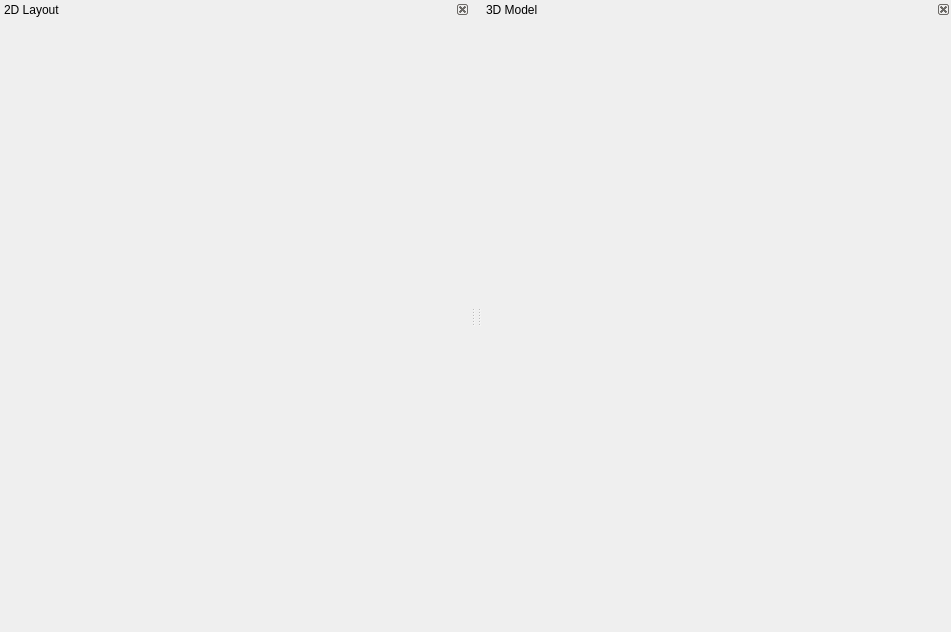
<?xml version="1.0" encoding="UTF-8"?>
<ui version="4.0">
 <class>MainWindow</class>
 <widget class="QMainWindow" name="MainWindow">
  <property name="geometry">
   <rect>
    <x>0</x>
    <y>0</y>
    <width>951</width>
    <height>632</height>
   </rect>
  </property>
  <property name="windowTitle">
   <string>Ivo</string>
  </property>
  <property name="windowIcon">
   <iconset resource="../res.qrc">
    <normaloff>:/icons/icons/stupid_logo.png</normaloff>:/icons/icons/stupid_logo.png</iconset>
  </property>
  <property name="styleSheet">
   <string notr="true">QMainWindow[IvoMain=&quot;true&quot;] {background-color: lightgrey; }</string>
  </property>
  <property name="dockOptions">
   <set>QMainWindow::AllowNestedDocks|QMainWindow::AllowTabbedDocks|QMainWindow::AnimatedDocks</set>
  </property>
  <property name="IvoMain" stdset="0">
   <bool>true</bool>
  </property>
  <widget class="QWidget" name="centralWidget">
   <property name="enabled">
    <bool>false</bool>
   </property>
   <property name="sizePolicy">
    <sizepolicy hsizetype="Fixed" vsizetype="Fixed">
     <horstretch>0</horstretch>
     <verstretch>0</verstretch>
    </sizepolicy>
   </property>
   <property name="maximumSize">
    <size>
     <width>0</width>
     <height>0</height>
    </size>
   </property>
   <layout class="QHBoxLayout" name="horizontalLayout">
    <property name="spacing">
     <number>0</number>
    </property>
    <property name="leftMargin">
     <number>0</number>
    </property>
    <property name="topMargin">
     <number>0</number>
    </property>
    <property name="rightMargin">
     <number>0</number>
    </property>
    <property name="bottomMargin">
     <number>0</number>
    </property>
   </layout>
  </widget>
  <widget class="QDockWidget" name="dockWidget3D">
   <property name="sizePolicy">
    <sizepolicy hsizetype="Preferred" vsizetype="Preferred">
     <horstretch>0</horstretch>
     <verstretch>0</verstretch>
    </sizepolicy>
   </property>
   <property name="styleSheet">
    <string notr="true"/>
   </property>
   <property name="floating">
    <bool>false</bool>
   </property>
   <property name="features">
    <set>QDockWidget::DockWidgetClosable|QDockWidget::DockWidgetMovable</set>
   </property>
   <property name="windowTitle">
    <string>3D Model</string>
   </property>
   <attribute name="dockWidgetArea">
    <number>2</number>
   </attribute>
   <widget class="CRenWin3D" name="frameLeft"/>
  </widget>
  <widget class="QDockWidget" name="dockWidget2D">
   <property name="sizePolicy">
    <sizepolicy hsizetype="Preferred" vsizetype="Preferred">
     <horstretch>0</horstretch>
     <verstretch>0</verstretch>
    </sizepolicy>
   </property>
   <property name="styleSheet">
    <string notr="true"/>
   </property>
   <property name="features">
    <set>QDockWidget::DockWidgetClosable|QDockWidget::DockWidgetMovable</set>
   </property>
   <property name="allowedAreas">
    <set>Qt::AllDockWidgetAreas</set>
   </property>
   <property name="windowTitle">
    <string>2D Layout</string>
   </property>
   <attribute name="dockWidgetArea">
    <number>1</number>
   </attribute>
   <widget class="CRenWin2D" name="frameRight"/>
  </widget>
  <action name="actionOpen_obj">
   <property name="icon">
    <iconset resource="../res.qrc">
     <normaloff>:/icons/icons/48px-Document-new.png</normaloff>:/icons/icons/48px-Document-new.png</iconset>
   </property>
   <property name="text">
    <string>&amp;New</string>
   </property>
   <property name="toolTip">
    <string>New Model</string>
   </property>
  </action>
  <action name="actionSave_As">
   <property name="icon">
    <iconset resource="../res.qrc">
     <normaloff>:/icons/icons/48px-Document-save-as.png</normaloff>:/icons/icons/48px-Document-save-as.png</iconset>
   </property>
   <property name="text">
    <string>Save &amp;As</string>
   </property>
  </action>
  <action name="actionSave">
   <property name="icon">
    <iconset resource="../res.qrc">
     <normaloff>:/icons/icons/48px-Document-save.png</normaloff>:/icons/icons/48px-Document-save.png</iconset>
   </property>
   <property name="text">
    <string>&amp;Save</string>
   </property>
  </action>
  <action name="actionLoad_Texture">
   <property name="icon">
    <iconset resource="../res.qrc">
     <normaloff>:/icons/icons/48px-Image-x-generic.png</normaloff>:/icons/icons/48px-Image-x-generic.png</iconset>
   </property>
   <property name="text">
    <string>&amp;Materials</string>
   </property>
   <property name="toolTip">
    <string>Browse current model's materials and assign textures</string>
   </property>
   <property name="shortcut">
    <string>Ctrl+T</string>
   </property>
  </action>
  <action name="actionAbout">
   <property name="icon">
    <iconset resource="../res.qrc">
     <normaloff>:/icons/icons/Help-browser.png</normaloff>:/icons/icons/Help-browser.png</iconset>
   </property>
   <property name="text">
    <string>&amp;About</string>
   </property>
  </action>
  <action name="actionModeRotate">
   <property name="checkable">
    <bool>true</bool>
   </property>
   <property name="checked">
    <bool>false</bool>
   </property>
   <property name="icon">
    <iconset resource="../res.qrc">
     <normaloff>:/icons/icons/48px-View-refresh.png</normaloff>:/icons/icons/48px-View-refresh.png</iconset>
   </property>
   <property name="text">
    <string>Rotate</string>
   </property>
   <property name="toolTip">
    <string>Rotate</string>
   </property>
   <property name="shortcut">
    <string>2</string>
   </property>
  </action>
  <action name="actionModeSnap">
   <property name="checkable">
    <bool>true</bool>
   </property>
   <property name="icon">
    <iconset resource="../res.qrc">
     <normaloff>:/icons/icons/48px-Go-bottom.png</normaloff>:/icons/icons/48px-Go-bottom.png</iconset>
   </property>
   <property name="text">
    <string>Edges</string>
   </property>
   <property name="toolTip">
    <string>Join/Break edges</string>
   </property>
   <property name="shortcut">
    <string>3</string>
   </property>
   <property name="shortcutContext">
    <enum>Qt::WindowShortcut</enum>
   </property>
  </action>
  <action name="actionModeMove">
   <property name="checkable">
    <bool>true</bool>
   </property>
   <property name="checked">
    <bool>true</bool>
   </property>
   <property name="icon">
    <iconset resource="../res.qrc">
     <normaloff>:/icons/icons/Move_mode.png</normaloff>:/icons/icons/Move_mode.png</iconset>
   </property>
   <property name="text">
    <string>Move</string>
   </property>
   <property name="toolTip">
    <string>Move</string>
   </property>
   <property name="shortcut">
    <string>1</string>
   </property>
   <property name="shortcutContext">
    <enum>Qt::WindowShortcut</enum>
   </property>
   <property name="iconVisibleInMenu">
    <bool>true</bool>
   </property>
  </action>
  <action name="actionModeFlaps">
   <property name="checkable">
    <bool>true</bool>
   </property>
   <property name="icon">
    <iconset resource="../res.qrc">
     <normaloff>:/icons/icons/Flaps_mode.png</normaloff>:/icons/icons/Flaps_mode.png</iconset>
   </property>
   <property name="text">
    <string>Flaps</string>
   </property>
   <property name="toolTip">
    <string>Switch flaps</string>
   </property>
   <property name="shortcut">
    <string>4</string>
   </property>
  </action>
  <action name="actionExport_Sheets">
   <property name="icon">
    <iconset resource="../res.qrc">
     <normaloff>:/icons/icons/48px-Printer.png</normaloff>:/icons/icons/48px-Printer.png</iconset>
   </property>
   <property name="text">
    <string>E&amp;xport</string>
   </property>
   <property name="toolTip">
    <string>Export Sheets</string>
   </property>
  </action>
  <action name="actionSettings">
   <property name="icon">
    <iconset resource="../res.qrc">
     <normaloff>:/icons/icons/48px-Preferences-system.png</normaloff>:/icons/icons/48px-Preferences-system.png</iconset>
   </property>
   <property name="text">
    <string>Settings</string>
   </property>
   <property name="iconText">
    <string>Settings</string>
   </property>
   <property name="toolTip">
    <string>Edit rendering, paper and export settings</string>
   </property>
  </action>
  <action name="actionZoom_fit">
   <property name="icon">
    <iconset resource="../res.qrc">
     <normaloff>:/icons/icons/48px-View-zoom-fit.png</normaloff>:/icons/icons/48px-View-zoom-fit.png</iconset>
   </property>
   <property name="text">
    <string>&amp;Zoom</string>
   </property>
   <property name="iconText">
    <string>Zoom</string>
   </property>
   <property name="toolTip">
    <string>Zoom all windows</string>
   </property>
  </action>
  <action name="actionZoom_2D">
   <property name="icon">
    <iconset resource="../res.qrc">
     <normaloff>:/icons/icons/48px-View-zoom-fit.png</normaloff>:/icons/icons/48px-View-zoom-fit.png</iconset>
   </property>
   <property name="text">
    <string>Zoom &amp;2D</string>
   </property>
   <property name="toolTip">
    <string>Zoom fit 2D window</string>
   </property>
  </action>
  <action name="actionZoom_3D">
   <property name="icon">
    <iconset resource="../res.qrc">
     <normaloff>:/icons/icons/48px-View-zoom-fit.png</normaloff>:/icons/icons/48px-View-zoom-fit.png</iconset>
   </property>
   <property name="text">
    <string>Zoom &amp;3D</string>
   </property>
   <property name="toolTip">
    <string>Zoom fit 3D window</string>
   </property>
  </action>
  <action name="actionUndo">
   <property name="icon">
    <iconset resource="../res.qrc">
     <normaloff>:/icons/icons/48px-Edit-undo.png</normaloff>:/icons/icons/48px-Edit-undo.png</iconset>
   </property>
   <property name="text">
    <string>&amp;Undo</string>
   </property>
  </action>
  <action name="actionRedo">
   <property name="icon">
    <iconset resource="../res.qrc">
     <normaloff>:/icons/icons/48px-Edit-redo.png</normaloff>:/icons/icons/48px-Edit-redo.png</iconset>
   </property>
   <property name="text">
    <string>&amp;Redo</string>
   </property>
  </action>
  <action name="actionLoad_Model">
   <property name="icon">
    <iconset resource="../res.qrc">
     <normaloff>:/icons/icons/48px-Document-open.png</normaloff>:/icons/icons/48px-Document-open.png</iconset>
   </property>
   <property name="text">
    <string>&amp;Load</string>
   </property>
   <property name="toolTip">
    <string>Load Model</string>
   </property>
  </action>
  <action name="actionScale">
   <property name="icon">
    <iconset resource="../res.qrc">
     <normaloff>:/icons/icons/Scale.png</normaloff>:/icons/icons/Scale.png</iconset>
   </property>
   <property name="text">
    <string>&amp;Scale</string>
   </property>
  </action>
  <action name="actionAutoPack">
   <property name="icon">
    <iconset resource="../res.qrc">
     <normaloff>:/icons/icons/48px-Package-x-generic.svg.png</normaloff>:/icons/icons/48px-Package-x-generic.svg.png</iconset>
   </property>
   <property name="text">
    <string>&amp;Auto pack</string>
   </property>
   <property name="iconText">
    <string>Auto pack</string>
   </property>
   <property name="toolTip">
    <string>Automatically arrange parts in 2D window</string>
   </property>
   <property name="visible">
    <bool>true</bool>
   </property>
   <property name="iconVisibleInMenu">
    <bool>true</bool>
   </property>
  </action>
  <action name="actionShow_Grid">
   <property name="checkable">
    <bool>true</bool>
   </property>
   <property name="checked">
    <bool>true</bool>
   </property>
   <property name="icon">
    <iconset resource="../res.qrc">
     <normaloff>:/icons/icons/48px-Antialias_Icon.svg.png</normaloff>:/icons/icons/48px-Antialias_Icon.svg.png</iconset>
   </property>
   <property name="text">
    <string>&amp;Grid</string>
   </property>
   <property name="toolTip">
    <string>Show grid in 3D window</string>
   </property>
  </action>
  <action name="actionToggle_Lighting">
   <property name="checkable">
    <bool>true</bool>
   </property>
   <property name="checked">
    <bool>true</bool>
   </property>
   <property name="icon">
    <iconset resource="../res.qrc">
     <normaloff>:/icons/icons/light_bulb.png</normaloff>:/icons/icons/light_bulb.png</iconset>
   </property>
   <property name="text">
    <string>&amp;Lighting</string>
   </property>
   <property name="toolTip">
    <string>Lighting</string>
   </property>
   <property name="shortcutContext">
    <enum>Qt::WindowShortcut</enum>
   </property>
  </action>
  <action name="actionPolypaint">
   <property name="checkable">
    <bool>true</bool>
   </property>
   <property name="icon">
    <iconset resource="../res.qrc">
     <normaloff>:/icons/icons/48px-Polypaint.png</normaloff>:/icons/icons/48px-Polypaint.png</iconset>
   </property>
   <property name="text">
    <string>Polypaint</string>
   </property>
   <property name="iconText">
    <string>Polypaint</string>
   </property>
   <property name="toolTip">
    <string>Enter Polypaint mode</string>
   </property>
  </action>
  <action name="actionModeSelect">
   <property name="checkable">
    <bool>true</bool>
   </property>
   <property name="icon">
    <iconset resource="../res.qrc">
     <normaloff>:/icons/icons/Select_mode.png</normaloff>:/icons/icons/Select_mode.png</iconset>
   </property>
   <property name="text">
    <string>Select</string>
   </property>
   <property name="toolTip">
    <string>Select</string>
   </property>
   <property name="shortcut">
    <string>`</string>
   </property>
  </action>
  <action name="actionCloseModel">
   <property name="icon">
    <iconset resource="../res.qrc">
     <normaloff>:/icons/icons/close.png</normaloff>:/icons/icons/close.png</iconset>
   </property>
   <property name="text">
    <string>&amp;Close</string>
   </property>
   <property name="toolTip">
    <string>Close currently opened model</string>
   </property>
  </action>
  <action name="actionShow_Edges">
   <property name="checkable">
    <bool>true</bool>
   </property>
   <property name="checked">
    <bool>true</bool>
   </property>
   <property name="icon">
    <iconset resource="../res.qrc">
     <normaloff>:/icons/icons/Edges_icon.png</normaloff>:/icons/icons/Edges_icon.png</iconset>
   </property>
   <property name="text">
    <string>Edges</string>
   </property>
   <property name="toolTip">
    <string>Show edges</string>
   </property>
  </action>
  <action name="actionShow_Flaps">
   <property name="checkable">
    <bool>true</bool>
   </property>
   <property name="checked">
    <bool>true</bool>
   </property>
   <property name="icon">
    <iconset resource="../res.qrc">
     <normaloff>:/icons/icons/Flaps_icon.png</normaloff>:/icons/icons/Flaps_icon.png</iconset>
   </property>
   <property name="text">
    <string>Flaps</string>
   </property>
   <property name="toolTip">
    <string>Show flaps</string>
   </property>
  </action>
  <action name="actionShow_Folds">
   <property name="checkable">
    <bool>true</bool>
   </property>
   <property name="checked">
    <bool>true</bool>
   </property>
   <property name="icon">
    <iconset resource="../res.qrc">
     <normaloff>:/icons/icons/Folds_icon.png</normaloff>:/icons/icons/Folds_icon.png</iconset>
   </property>
   <property name="text">
    <string>Folds</string>
   </property>
   <property name="toolTip">
    <string>Show folds</string>
   </property>
  </action>
  <action name="actionShow_Texture">
   <property name="checkable">
    <bool>true</bool>
   </property>
   <property name="checked">
    <bool>true</bool>
   </property>
   <property name="icon">
    <iconset resource="../res.qrc">
     <normaloff>:/icons/icons/48px-Image-x-generic.png</normaloff>:/icons/icons/48px-Image-x-generic.png</iconset>
   </property>
   <property name="text">
    <string>Texture</string>
   </property>
   <property name="toolTip">
    <string>Show texture</string>
   </property>
  </action>
  <action name="actionTheme">
   <property name="icon">
    <iconset resource="../res.qrc">
     <normaloff>:/icons/icons/48px-theme.png</normaloff>:/icons/icons/48px-theme.png</iconset>
   </property>
   <property name="text">
    <string>Theme</string>
   </property>
   <property name="toolTip">
    <string>Choose visual theme</string>
   </property>
  </action>
 </widget>
 <layoutdefault spacing="6" margin="11"/>
 <customwidgets>
  <customwidget>
   <class>CRenWin3D</class>
   <extends>QWidget</extends>
   <header>interface/renwin3d.h</header>
   <container>1</container>
  </customwidget>
  <customwidget>
   <class>CRenWin2D</class>
   <extends>QWidget</extends>
   <header>interface/renwin2d.h</header>
   <container>1</container>
  </customwidget>
 </customwidgets>
 <resources>
  <include location="../res.qrc"/>
 </resources>
 <connections/>
</ui>
